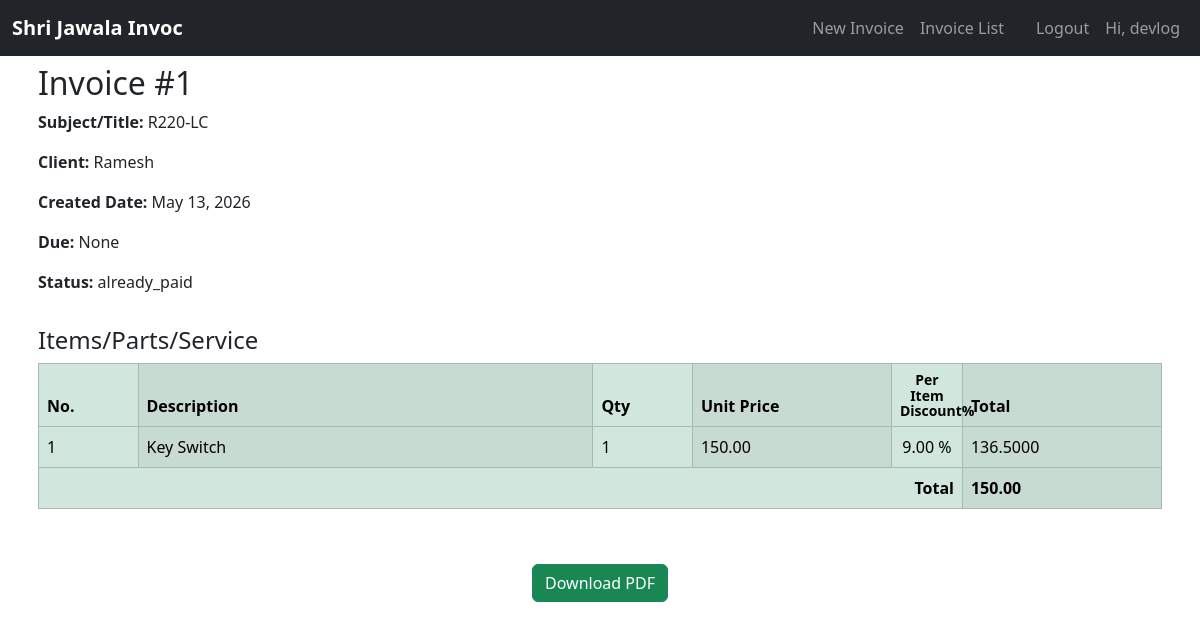
The app's page /invoices/1/ (signed in) with its own data.
### invoices/models.py (models this page shows, shortened)
class Invoice(models.Model):
    STATUS_CHOICES = [
        ('paid', 'Paid'),
        ('payment_due', 'Payment After Service'),
        ('partially_paid', 'Partially Paid'),
        ('due_paid', 'Previously Due, Now Paid'),
    ]
    special_uid = models.UUIDField(
        default=uuid.uuid4,
        editable=False
    )
    image = models.ImageField(
        upload_to='',
        blank=True,
        null=True
    )
    created_by = models.ForeignKey(User, on_delete=models.SET_NULL, null=True, blank=True)
    client = models.ForeignKey(Client, on_delete=models.SET_NULL, null=True, blank=True)
    guest_client_name = models.CharField(max_length=200, blank=True)  # For guest invoices
    date = models.DateField(auto_now_add=True)
    due_date = models.DateField(blank=True, null=True)
    status = models.CharField(max_length=20, choices=STATUS_CHOICES, default='payment_due')
    total = models.DecimalField(max_digits=10, decimal_places=2, default=0)
    place = models.CharField(max_length=20, blank=True, null=True)
    invoice_no = models.PositiveIntegerField(null=True, blank=True, editable=False)
    year = models.PositiveIntegerField(default=current_year, editable=False)
    suffix = models.CharField(max_length=10, blank=True, null=True)
    invoice_label =models.ForeignKey(InvoiceLabel, on_delete=models.SET_NULL, null=True, blank=True)
    organization = models.ForeignKey(Firm, on_delete=models.SET_NULL, null=True, blank=True)
    theme_style = models.ForeignKey(InvoiceTheme, on_delete=models.SET_NULL, null=True, blank=True)
    context_title = models.CharField(
        max_length=255,
        blank=True,
        help_text="Specific subject (e.g., Machine Name, Project Code, or Service Type)"
    )
    LABEL_ALIGNMENT = [
        ('LEFT', 'Left Aligned'),
        ('CENTER', 'Centered'),
        ('RIGHT', 'Right Aligned'),
    ]
    header_style = models.CharField(
        max_length=10,
        choices=LABEL_ALIGNMENT,
        default='CENTER'  # Now defaults to Center
    )
    slug = models.SlugField(
        max_length=300,
        unique=True,
        blank=True,
        null=True,
        editable=True # Set to False if you want to hide it from the Admin form
    )
    is_active = models.BooleanField(default=True)

class Item(models.Model):
    invoice = models.ForeignKey(Invoice, on_delete=models.CASCADE, related_name='items')
    item_name = models.CharField(max_length=255)
    quantity = models.IntegerField(blank=True, null=True)
    price = models.DecimalField(max_digits=10, decimal_places=2)
    per_item_discount_percentage = models.DecimalField(max_digits=10, decimal_places=2, validators=[MinValueValidator(0.00)])
    is_active = models.BooleanField(default=True)
    @property
    def total(self):
        total = self.quantity * self.price
        if self.per_item_discount_percentage:
            discount_amount = total * (self.per_item_discount_percentage / 100)
            total -= discount_amount
        return total

### invoices/views.py (the view)
# urls.py: path('<int:pk>/', views.invoice_detail, name='invoice_detail'),
@login_required
def invoice_detail(request, pk):
    invoice = get_object_or_404(Invoice.objects.prefetch_related(
    Prefetch('items',queryset=Item.objects.filter(is_active=True), to_attr='active_items')), pk=pk)
    if not (invoice.created_by == request.user or request.user.is_staff or request.user.is_superuser):
        return HttpResponse("You are not authorized to view this invoice.", status=403)
    return render(request, 'invoices/invoice_detail.html', {'invoice': invoice})

### templates/invoices/invoice_detail.html (shortened to what this page needs)
{% extends 'invoices/base.html' %}
{% block content %}
<div class="container ms-auto p-2">
    <h2>Invoice #{{ invoice.id }}</h2>
  <p><strong>Subject/Title:</strong>  {% if invoice.context_title %}
            {{ invoice.context_title }}
        {% else %}
            Statement
        {% endif %}</p>
<p><strong>Client:</strong> {% if invoice.client %}
    {{ invoice.client.name }}
{% else %}
    {{ invoice.guest_client_name }}
{% endif %}</p>
<p><strong>Created Date:</strong> {{ invoice.date }}</p>
<p><strong>Due:</strong> {{ invoice.due_date }}</p>
<p class="uppercase"><strong>Status:</strong> {{ invoice.status }}</p>
</div>
<div class="container ms-auto p-2">
<h4>Items/Parts/Service</h4>
<table class="table table-bordered table-striped-columns table-success align-middle" style="table-layout: fixed; width: 100%;">
    <thead>
        <tr>
            <th scope="col" style="width: 3.5rem;">No.</th>
            <th scope="col" style="width: 16rem;">Description</th>
            <th scope="col" style="width: 3.5rem;">Qty</th>
            <th scope="col" style="width: 7rem;">Unit Price</th>
            <th scope="col" class="text-center" style="width: 2.5rem; white-space: normal;">
                <span class="small" style="display: block; width: 100%; line-height: 1.1;  font-weight: bold;">
                    Per Item<br>Discount%
                </span>
            </th>
            <th scope="col" style="width: 7rem;">Total</th>
        </tr>
    </thead>
    <tbody>
        {% for item in invoice.items.all %}
        {% if item.is_active %}
        <tr>
            <td style="white-space: normal; word-break: break-word; overflow-wrap: break-word;">{{ forloop.counter }}</td>
            <td style="white-space: normal; word-break: break-word; overflow-wrap: break-word;">{{ item.item_name }}</td>
            <td style="white-space: normal; word-break: break-word; overflow-wrap: break-word;">{{ item.quantity }}</td>
            <td style="white-space: normal; word-break: break-word; overflow-wrap: break-word;">{{ item.price }}</td>
            <td class="text-center" style="white-space: normal; word-break: break-word; overflow-wrap: break-word;">{{ item.per_item_discount_percentage }} %</td>
            <td style="white-space: normal; word-break: break-word; overflow-wrap: break-word;">{{ item.total }}</td>
        </tr>
        {% endif %}
        {% empty %}
        <tr>
            <td colspan="6" class="text-center">No items added.</td>
        </tr>
        {% endfor %}
    </tbody>
    <tfoot>
        <tr>
            <th colspan="5" class="text-end">Total</th>
            <th style="white-space: normal; word-break: break-word; overflow-wrap: break-word;">{{ invoice.total }}</th>
        </tr>
</table>
</div>
<div class="d-flex justify-content-center align-items-center" style="height: 100px;">
    {% if request.user.is_authenticated %}
    <a class="btn btn-success" href="{% url 'invoice_pdf' invoice.id %}">Download PDF</a>
    {% else %}
    <a class="btn btn-success" href="{% url 'guest_invoice_pdf' invoice.special_uid %}">Download PDF</a>
    {% endif %}
</div>
{% endblock %}

### templates/partials/navbar.html (shortened to what this page needs)
<nav class="navbar navbar-expand-lg navbar-dark bg-dark py-2">
    <div class="container-fluid {% if '/dashboard' in request.path %}flex-nowrap{% endif %}">
        <a class="navbar-brand fw-bold" href="{% url 'home' %}" style="font-size: clamp(1rem, 4vw, 1.25rem);">
            Shri Jawala Invoc
        </a>
            <div class="collapse navbar-collapse" id="mainNavbar">
                 <ul class="navbar-nav ms-auto">
                {% if user.is_authenticated %}
                <li class="nav-item"><a class="nav-link" href="{% url 'client_invoice_create' %}">New Invoice</a></li>
                <li class="nav-item"><a class="nav-link" href="{% url 'invoice_list' %}">Invoice List</a></li>
                <li class="nav-item"><a class="nav-link" href="{% url 'accounts:logout' %}">
                <li class="nav-item"><a class="nav-link" href="{% url 'accounts:logout' %}">
                Logout</a></li>
                <li class="nav-item"><a class="nav-link">Hi, {{user.username}}</a></li>
                {% else %}
                 <li class="nav-item"><a class="nav-link" href="{% url 'guest_invoice_create' %}">New Invoice</a></li>
                <li class="nav-item"><a class="nav-link" href="{% url 'accounts:login' %}">Login</a></li>
                {% endif %}
            </ul>
            </div>
    </div>
</nav>

### records on screen
Invoice: id "1", context_title "R220-LC", guest_client_name "Ramesh", date "May 13, 2026", due_date "None", status "already_paid", total "150.00"
Item: item_name "Key Switch", quantity "1", price "150.00", per_item_discount_percentage "9.00", total "136.5000"

### other values on screen
{{ user.username }} "devlog"
